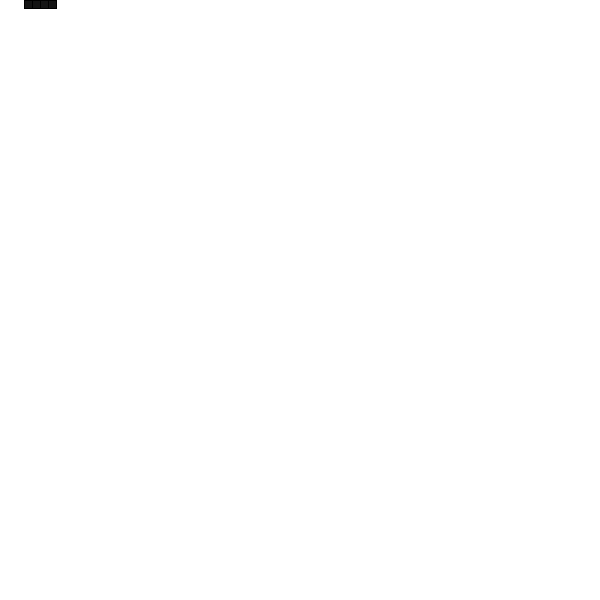
Frame 1 (no input)
Frame 60 (the mouse pressed at the canvas centre just before this capture): blank canvas, image omitted
Frame 120 (the mouse held since frame 60 and released just before this capture): blank canvas, image omitted

The Processing sketch that drew this single still picture (run headless with seeded random() and noise(); from frame 60 on, the mouse is pressed at the canvas centre):

// Processing sketch: elementary_1dac
// ── elementary_1dac.pde
class Elementary{
  int w = 8;
  int[] cells;
  int[] ruleset;
  int count = 0;
  
  Elementary(){
    cells = new int[w];
    ruleset = new int[w];
    completeRules();
  }
  
  void completeRules(){
    for(int i = 0; i < cells.length; ++i){
      cells[i] = int(random(2));
      ruleset[i] = int(random(2));
    }
  }
  
  void rules(){
    int[] next = new int[cells.length];
    
    for(int i = 1; i < cells.length-1; ++i){
      int left = cells[i-1];
      int actual = cells[i];
      int right = cells[i+1];
      
      if (left == 1 && actual == 1 && right == 1){
        next[i] = ruleset[0];
      } else if (left == 1 && actual == 1 && right == 0){
        next[i] = ruleset[1];
      } else if (left == 1 && actual == 0 && right == 1){
        next[i] = ruleset[2];
      } else if (left == 1 && actual == 0 && right == 0){
        next[i] = ruleset[3];
      } else if (left == 0 && actual == 1 && right == 1){
        next[i] = ruleset[4];
      } else if (left == 0 && actual == 1 && right == 0){
        next[i] = ruleset[5];
      } else if (left == 0 && actual == 0 && right == 1){
        next[i] = ruleset[6];
      } else {
        next[i] = ruleset[7];
      }
    
      cells = next;
      ++count;
    }  
  }
  
  void display(){
    for (int i = 0; i < cells.length; ++i){
      if(cells[i] == 1){
        fill(255);
      } else {
        fill(20);
        stroke(0);
        rect(i*w, count*w, w, w);
      }
    }
    if(count < height/w){
      rules();
    }
  }
}

Elementary elementary;

void setup(){
  size(600,600);
  frameRate(24);
  elementary = new Elementary();
}

void draw(){
  background(255);
  elementary.display();
}
